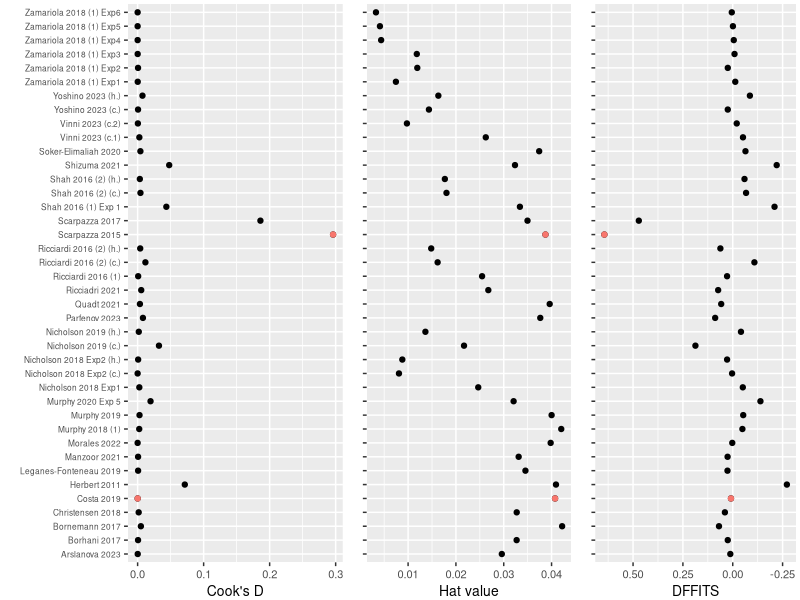
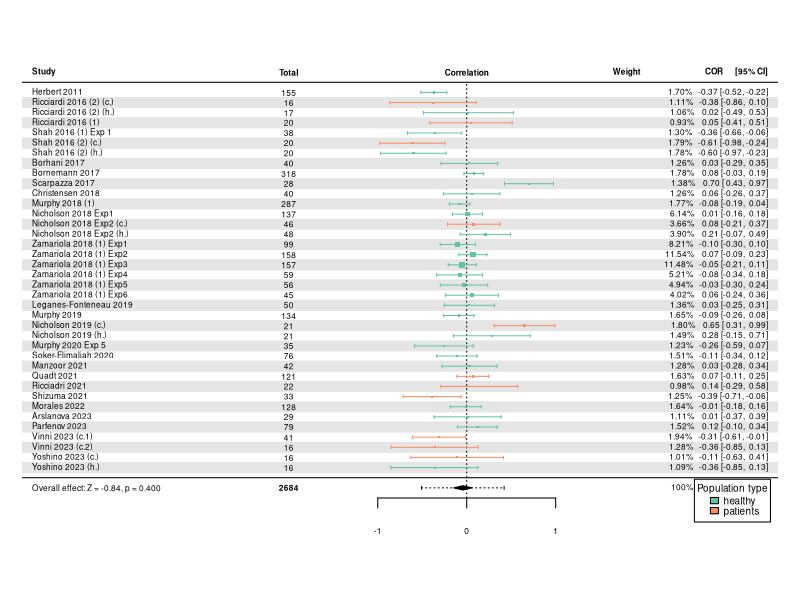
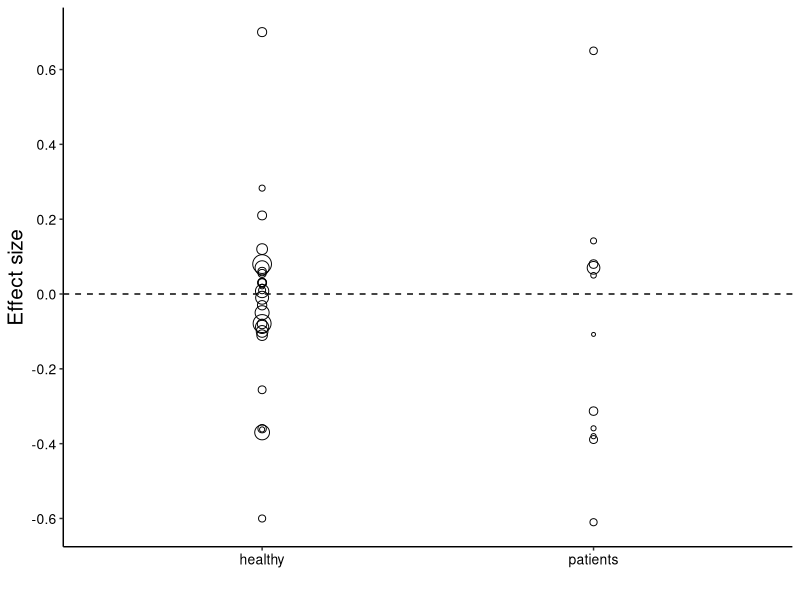
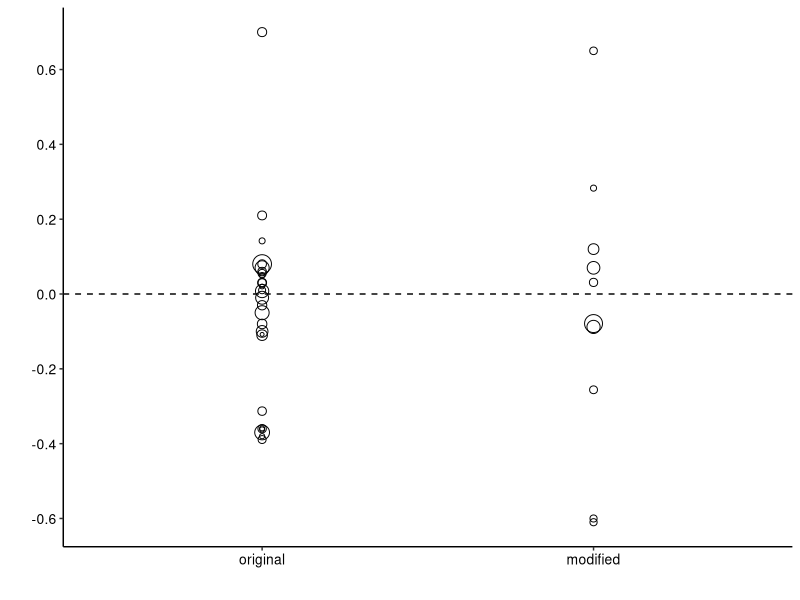
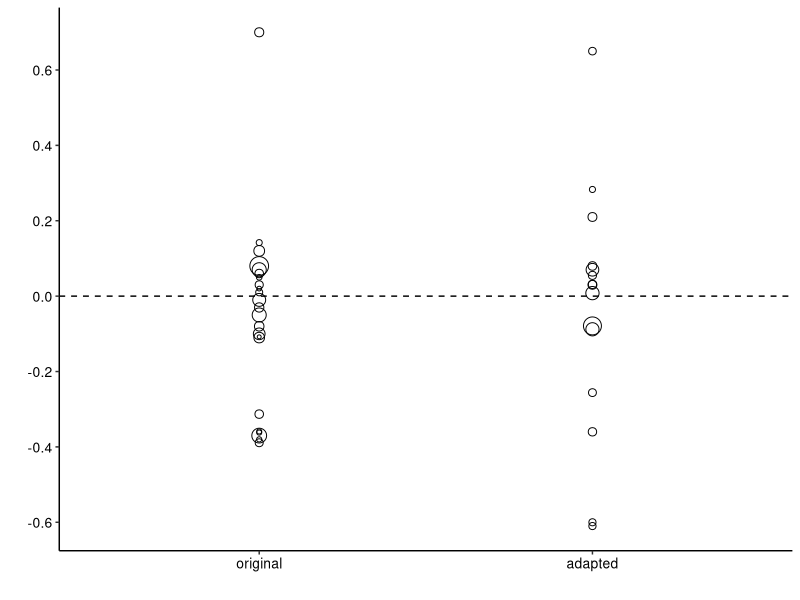
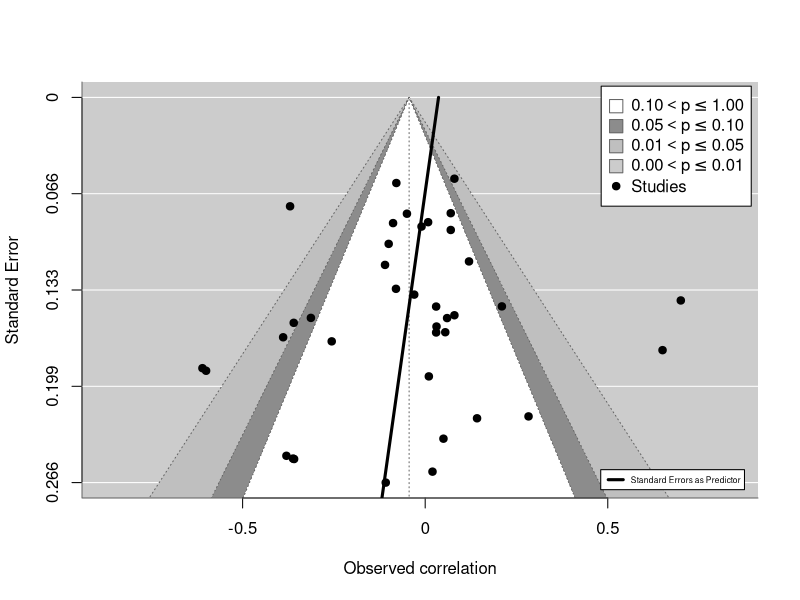

The R source for these figures, in order: (Note: this script raises an error after producing the figures.)
# HCT and TAS-20 ====
# Description: script to conduct meta-analysis investigating relationships between the HCT and TAS-20

# Create a vector of packages to use 
used_pachages <- c("dmetar", "ggplot2", "gridExtra", "metafor", "metameta", "metaviz", "readxl")
# Load packages
lapply(used_pachages, require, character.only = TRUE)

### Set working directory
setwd('/home/eparfenov/projects/HCT-questionnaires/')

# Load data and set up factors
mydata = read.table("Articles - TAS-20.tsv", sep = '\t', quote = "", header=TRUE)
mydata$Article <- as.factor(mydata$Article)
mydata$Formula_type <- as.factor(mydata$Formula_type)
mydata$Instructions_comb <- as.factor(mydata$Instructions_comb)
mydata$r_nature <- as.factor(mydata$r_nature)
# Set levels in the order they appear in the dataset
mydata$Participants <- factor(mydata$Participants, levels = unique(mydata$Participants)) 

## Mixed effects model ====
res <- rma.mv(Corrected_r, Variance, random = ~ 1 | Article, data = mydata)
summary(res)

### Calculate heterogeneity ====
W <- diag(1/res$vi)
X <- model.matrix(res)
P <- W - W %*% X %*% solve(t(X) %*% W %*% X) %*% t(X) %*% W
I = 100 * sum(res$sigma2) / (sum(res$sigma2) + (res$k-res$p)/sum(diag(P)))
I

## Influence analyses =====
### DFFITS ====
mydata$df_vals <- dfbetas(res)$intrcpt
which(abs(mydata$df_vals) > 3 * sqrt(1 / (length(unique(res$dat$ID)) - 1)))
### Cook's D ====
mydata$cook_vals <- cooks.distance(res)
which(mydata$cook_vals > 0.45)
### Hats ====
mydata$hat_vals <- hatvalues(res)
which(mydata$hat_vals > 3 * (1 / length(unique(res$dat$ID))))

### Plot influence analysis ====
p1 <- qplot(cook_vals, ID, data=mydata) + 
  geom_point(data = mydata[c(2, 23), ], aes(color = "red")) +
  theme(axis.title.y=element_blank(),
        axis.text.y=element_text(size=6),
        axis.text.x=element_text(size=8),
        axis.title.x=element_text(size=10),
        legend.position = "none") + 
  xlab("Cook's D")

p1 <- p1 + theme(plot.margin = unit(c(0.2, 0, 0, 1), "lines"))

p2 <- qplot(hat_vals, ID, data=mydata) + 
  geom_point(data = mydata[c(2, 23), ], aes(color = "red")) +
  theme(axis.title.y=element_blank(),
        axis.text.y=element_blank(),
        axis.text.x=element_text(size=8),
        axis.title.x=element_text(size=10),
        legend.position = "none") + 
  xlab("Hat value")

p2 <- p2 + theme(plot.margin = unit(c(0.2, 0, 0, 1), "lines"))

p3 <- qplot(df_vals, ID, data=mydata) + 
  geom_point(data = mydata[c(2, 23), ], aes(color = "red")) +
  theme(axis.title.y=element_blank(),
        axis.text.y=element_blank(),
        axis.text.x=element_text(size=8),
        axis.title.x=element_text(size=10),
        legend.position = "none") +
  xlab("DFFITS") + 
  scale_x_reverse()

p3 <- p3 + theme(plot.margin = unit(c(0.2, 0.2, 0, 1), "lines"))

p4 <- grid.arrange(p1, p2, p3, nrow = 1, widths=c(1.5,1,1))

ggsave('influence-analysis.png', path='plots/TAS', plot=p4, width=10, height=4, dpi=600)

# Remove influential cases
data_inf = mydata[-c(2, 23), ]

## Recalculate mixed effects model ====
res <- rma.mv(Corrected_r, Variance, random = ~ 1 | Article, data = data_inf)
summary(res)
### Re-calculate heterogeneity ====
W <- diag(1/res$vi)
X <- model.matrix(res)
P <- W - W %*% X %*% solve(t(X) %*% W %*% X) %*% t(X) %*% W
I_inf = 100 * sum(res$sigma2) / (sum(res$sigma2) + (res$k-res$p)/sum(diag(P)))
I_inf

## Forest plot ====
colour_palette <- c(
  "healthy" = '#66c2a5',
  "patients" = '#fc8d62'
)
# Assign population type to the specific colours
colout_colours <- colour_palette[res$data$Participants]

png(filename='plots/TAS/forest-plot_all.png', res=600, width=6, height=8, units='in')
forest_plot = forest(res, xlim = c(-5, 3.5),
                     showweights = TRUE,
                     at = seq(-1, 1), shade = "zebra",
                     ilab = (N_sub), ilab.xpos = (-2), cex = 0.5,
                     header = c("Study", "COR      [95% CI]"),
                     colout = colout_colours,
                     # col = col_colours,
                     mlab = "",
                     xlab = "",
                     slab = paste(data_inf$ID),
                     addcred = TRUE)
legend("bottomright", legend = names(colour_palette), fill = colour_palette, title = "Population type", xpd = TRUE, 
       inset = c(0.01, -0.055), 
       x.intersp = 0.5, # adjust horizontal interspacing
       y.intersp = 0.8, # adjust vertical interspacing
       cex = 0.6) # adjust font size
par(xpd = TRUE)
text(-2, res$k+2, "Total", cex = 0.5, font = 2)
text(-2, -1, paste(sum(data_inf$N_sub)), cex = 0.5, font = 2)
text(0, res$k+2, "Correlation", cex = 0.5, font = 2)
text(1.8, res$k+2, "Weight", cex = 0.5, font = 2)
text(forest_plot$xlim[1], -1.23, pos = 4,
     bquote(paste("Overall effect: Z = ", .(formatC(res$zval, digits=2, format="f")), 
                  ", p", .(ifelse(res$pval<.001, " < 0.001",
                                  paste0(" = ",formatC(res$pval, digits=3, format="f")))))),
     xpd = TRUE, cex = 0.5)
dev.off()

## Moderation analysis ====
### Population type ====
mod_part <- rma.mv(Corrected_r, Variance, random = ~ 1 | Article, mods = ~ Participants, data = data_inf,
                   tdist = TRUE # base test statistics and confidence intervals on the t-distribution
)
summary(mod_part)

# Plot and save
mod_partic <- ggplot(data_inf, aes(x = Participants, y = Corrected_r, size = 1/Variance)) + 
  geom_point(data = data_inf, shape = 1) + 
  xlab("") + ylab("Effect size") +
  geom_hline(yintercept = 0, linetype="dashed") +
  theme(axis.title = element_text(size = 15),
        axis.text.y = element_text(size = 10, colour = 'black'),
        axis.text.x = element_text(size = 10, colour = 'black'),
        legend.position = "none",
        axis.line = element_line(color='black'),
        panel.background = element_blank(),
        panel.grid.major = element_blank(),
        panel.grid.minor = element_blank(),
        panel.border = element_blank()) +
  scale_y_continuous(breaks = round(seq(min(data_inf$Corrected_r), max(data_inf$Corrected_r), by = 0.2), 1))
ggsave('participants-moderator.png', path='plots/TAS', plot=mod_partic, width=4, height=6, dpi=600)

### Instructions used ====
mod_instr <- rma.mv(Corrected_r, Variance, random = ~ 1 | Article, mods = ~ Instructions_comb, data = data_inf, 
                    tdist = TRUE # base test statistics and confidence intervals on the t-distribution
)
summary(mod_instr)

# Plot and save
mod_instruct <- ggplot(data_inf, aes(x = Instructions_comb, y = Corrected_r, size = 1/Variance)) + 
  geom_point(data = data_inf, shape = 1) + 
  xlab("") + ylab("") +
  geom_hline(yintercept = 0, linetype="dashed") +
  theme(axis.title = element_text(size = 15),
        axis.text.y = element_text(size = 10, colour = 'black'),
        axis.text.x = element_text(size = 10, colour = 'black'),
        legend.position = "none",
        axis.line = element_line(color='black'),
        panel.background = element_blank(),
        panel.grid.major = element_blank(),
        panel.grid.minor = element_blank(),
        panel.border = element_blank()) +
  scale_y_continuous(breaks = round(seq(min(data_inf$Corrected_r), max(data_inf$Corrected_r), by = 0.2), 1)) +
  scale_x_discrete(labels = c("1" = "original", "2" = "modified"))
ggsave('instructions-moderator.png', path='plots/TAS', plot=mod_instruct, width=4, height=6, dpi=600)

### Formula used ====
mod_formula <- rma.mv(Corrected_r, Variance, random = ~ 1 | Article, mods = ~ Formula_type, data = data_inf,
                      tdist = TRUE # base test statistics and confidence intervals on the t-distribution
)
summary(mod_formula)

# Plot and save
mod_form <- ggplot(data_inf, aes(x = Formula_type, y = Corrected_r, size = 1/Variance)) + 
  geom_point(data = data_inf, shape = 1) + 
  xlab("") + ylab("") +
  geom_hline(yintercept = 0, linetype="dashed") +
  theme(axis.text.y = element_text(size = 10, colour = 'black'),
        axis.text.x = element_text(size = 10, colour = 'black'),
        legend.position = "none",
        axis.line = element_line(color='black'),
        panel.background = element_blank(),
        panel.grid.major = element_blank(),
        panel.grid.minor = element_blank(),
        panel.border = element_blank()) +
  scale_y_continuous(breaks = round(seq(min(data_inf$Corrected_r), max(data_inf$Corrected_r), by = 0.2), 1)) +
  scale_x_discrete(labels = c("0" = "original", "1" = "adapted"))
ggsave('formula-moderator.png', path='plots/TAS', plot=mod_form, width=4, height=6, dpi=600)

### Correction for multiple comparison ====
p_values <- c(mod_part$QMp, mod_instr$QMp, mod_formula$QMp)
p.adjust(p_values, method = "bonferroni")

## Publication bias ====
### Egger's test (Funnel plot asymmetry) ====
reg <- regtest(Corrected_r, Variance, data=data_inf)
reg

### Funnel plot ====
png(filename='plots/TAS/funnel_all.png', res=600, width=6, height=6, units='in')
funnel_plot = funnel(res,
                     level=c(90, 95, 99),
                     xlab = "Observed correlation",
                     shade=c("white", "gray55", "gray75"),
                     legend=TRUE)
se <- seq(0,1.8,length=100) # add regression line to funnel plot
lines(coef(reg$fit)[1] + coef(reg$fit)[2]*se, se, lwd=3)
legend("bottomright", inset = 0.02, 
       lty = "solid", lwd = 3, 
       cex = 0.5, 
       bg = "white", 
       legend = "Standard Errors as Predictor")
dev.off()

## Study-level power analysis ====
data_inf$sei <- sqrt(data_inf$Variance)
data_inf$yi <- data_inf$Corrected_r
power_parf <- mapower_se(dat=data_inf, 
                         observed_es = -0.07, # observed effect size from the model
                         name = 'Parfenov & Duncan 2023')
power_pd_dat <- power_parf$dat
power_parf$power_median_dat
min(power_pd_dat$power_es_observed)
max(power_pd_dat$power_es_observed)
median(power_pd_dat$power_es_observed)
### Sunset plot ====
sunset_plot <- viz_sunset(res, true_effect = -0.07, sig_level = 0.05, power_contours = "continuous", xlab = "Observed correlation")
ggsave('plots/TAS/sunset.png', plot = sunset_plot, dpi = 600, width = 6, height = 6, units = 'in')
